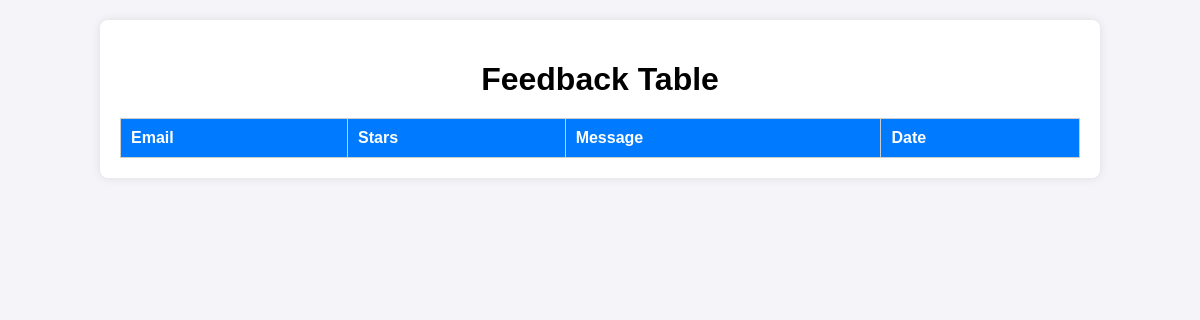
/sikmatu_feedback/admin.php, run on an earlier commit of the app's database.
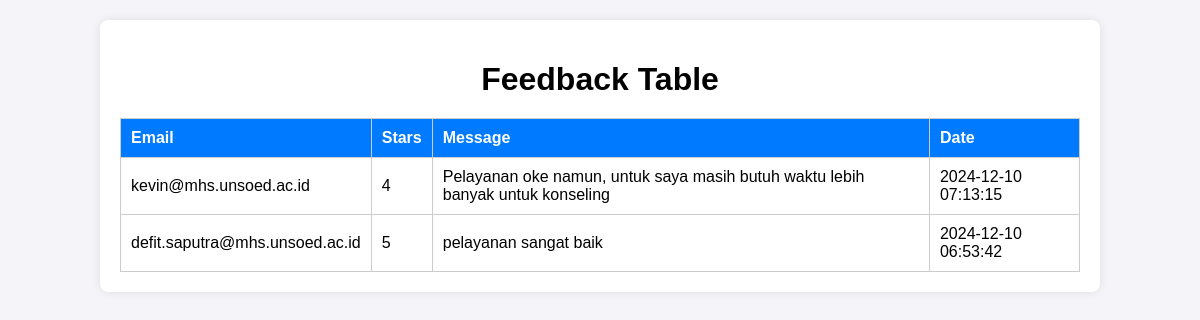
And on a later commit of the database.
### tables this page shows
CREATE TABLE `feedback` (
  `id` int(11) NOT NULL,
  `email` varchar(255) NOT NULL,
  `stars` int(11) NOT NULL,
  `message` text NOT NULL,
  `created_at` timestamp NOT NULL DEFAULT current_timestamp()
);

### sikmatu_feedback/admin.php (the view, shortened to what this page needs)
<?php
include 'connection.php';
$result = $conn->query("SELECT * FROM feedback ORDER BY created_at DESC");
?>
<!DOCTYPE html>
<html lang="en">
<head>
    <link rel="stylesheet" href="style.css">
</head>
<body>
    <div class="container">
        <h1>Feedback Table</h1>
        <table>
            <thead>
                <tr>
                    <th>Email</th>
                    <th>Stars</th>
                    <th>Message</th>
                    <th>Date</th>
                </tr>
            </thead>
            <tbody>
                <?php while ($row = $result->fetch_assoc()): ?>
                <tr>
                    <td><?php echo htmlspecialchars($row['email']); ?></td>
                    <td><?php echo htmlspecialchars($row['stars']); ?></td>
                    <td><?php echo htmlspecialchars($row['message']); ?></td>
                    <td><?php echo htmlspecialchars($row['created_at']); ?></td>
                </tr>
                <?php endwhile; ?>
            </tbody>
        </table>
    </div>
</body>
</html>

### sikmatu_feedback/style.css (style rules this page uses)
body { font-family: Arial, sans-serif; margin: 0; padding: 0; background-color: #f4f4f9; }
.container { width: 80%; margin: 20px auto; background: #fff; padding: 20px; border-radius: 8px; box-shadow: 0 0 10px rgba(0, 0, 0, 0.1); }
h1 { text-align: center; margin-bottom: 20px; }
table { width: 100%; border-collapse: collapse; margin-top: 20px; }
table th, table td { border: 1px solid #ccc; padding: 10px; text-align: left; }
table th { background-color: #007BFF; color: white; }

What changed in the data, as far as the page shows it:
added feedback: email "kevin@mhs.unsoed.ac.id", stars "4", message "Pelayanan oke namun, untuk saya masih butuh waktu lebih banyak untuk konseling", created_at "2024-12-10 07:13:15"
added feedback: email "defit.saputra@mhs.unsoed.ac.id", stars "5", message "pelayanan sangat baik", created_at "2024-12-10 06:53:42"
